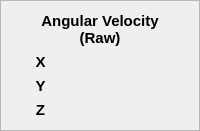
             <widget class="QFrame" name="gyro_frame">
              <property name="sizePolicy">
               <sizepolicy hsizetype="Preferred" vsizetype="Expanding">
                <horstretch>0</horstretch>
                <verstretch>0</verstretch>
               </sizepolicy>
              </property>
              <property name="minimumSize">
               <size>
                <width>160</width>
                <height>0</height>
               </size>
              </property>
              <property name="frameShape">
               <enum>QFrame::StyledPanel</enum>
              </property>
              <property name="frameShadow">
               <enum>QFrame::Raised</enum>
              </property>
              <layout class="QGridLayout" name="gridLayout_8">
               <item row="2" column="0">
                <widget class="QLabel" name="gyro_y_text">
                 <property name="font">
                  <font>
                   <pointsize>11</pointsize>
                   <weight>75</weight>
                   <bold>true</bold>
                  </font>
                 </property>
                 <property name="text">
                  <string>Y</string>
                 </property>
                 <property name="alignment">
                  <set>Qt::AlignCenter</set>
                 </property>
                </widget>
               </item>
               <item row="3" column="0">
                <widget class="QLabel" name="gyro_z_text">
                 <property name="font">
                  <font>
                   <pointsize>11</pointsize>
                   <weight>75</weight>
                   <bold>true</bold>
                  </font>
                 </property>
                 <property name="text">
                  <string>Z</string>
                 </property>
                 <property name="alignment">
                  <set>Qt::AlignCenter</set>
                 </property>
                </widget>
               </item>
               <item row="3" column="1" colspan="2">
                <widget class="QLabel" name="gyro_z_value">
                 <property name="font">
                  <font>
                   <pointsize>12</pointsize>
                  </font>
                 </property>
                 <property name="text">
                  <string>&lt;value&gt;</string>
                 </property>
                 <property name="alignment">
                  <set>Qt::AlignCenter</set>
                 </property>
                </widget>
               </item>
               <item row="1" column="1" colspan="2">
                <widget class="QLabel" name="gyro_x_value">
                 <property name="font">
                  <font>
                   <pointsize>12</pointsize>
                  </font>
                 </property>
                 <property name="text">
                  <string>&lt;value&gt;</string>
                 </property>
                 <property name="alignment">
                  <set>Qt::AlignCenter</set>
                 </property>
                </widget>
               </item>
               <item row="0" column="0" colspan="3">
                <widget class="QLabel" name="gyro_frame_title">
                 <property name="font">
                  <font>
                   <pointsize>11</pointsize>
                   <weight>75</weight>
                   <bold>true</bold>
                  </font>
                 </property>
                 <property name="text">
                  <string>Angular Velocity
(Raw)</string>
                 </property>
                 <property name="alignment">
                  <set>Qt::AlignCenter</set>
                 </property>
                </widget>
               </item>
               <item row="2" column="1" colspan="2">
                <widget class="QLabel" name="gyro_y_value">
                 <property name="font">
                  <font>
                   <pointsize>12</pointsize>
                  </font>
                 </property>
                 <property name="text">
                  <string>&lt;value&gt;</string>
                 </property>
                 <property name="alignment">
                  <set>Qt::AlignCenter</set>
                 </property>
                </widget>
               </item>
               <item row="1" column="0">
                <widget class="QLabel" name="gyro_x_text">
                 <property name="font">
                  <font>
                   <pointsize>11</pointsize>
                   <weight>75</weight>
                   <bold>true</bold>
                  </font>
                 </property>
                 <property name="text">
                  <string>X</string>
                 </property>
                 <property name="alignment">
                  <set>Qt::AlignCenter</set>
                 </property>
                </widget>
               </item>
              </layout>
             </widget>
